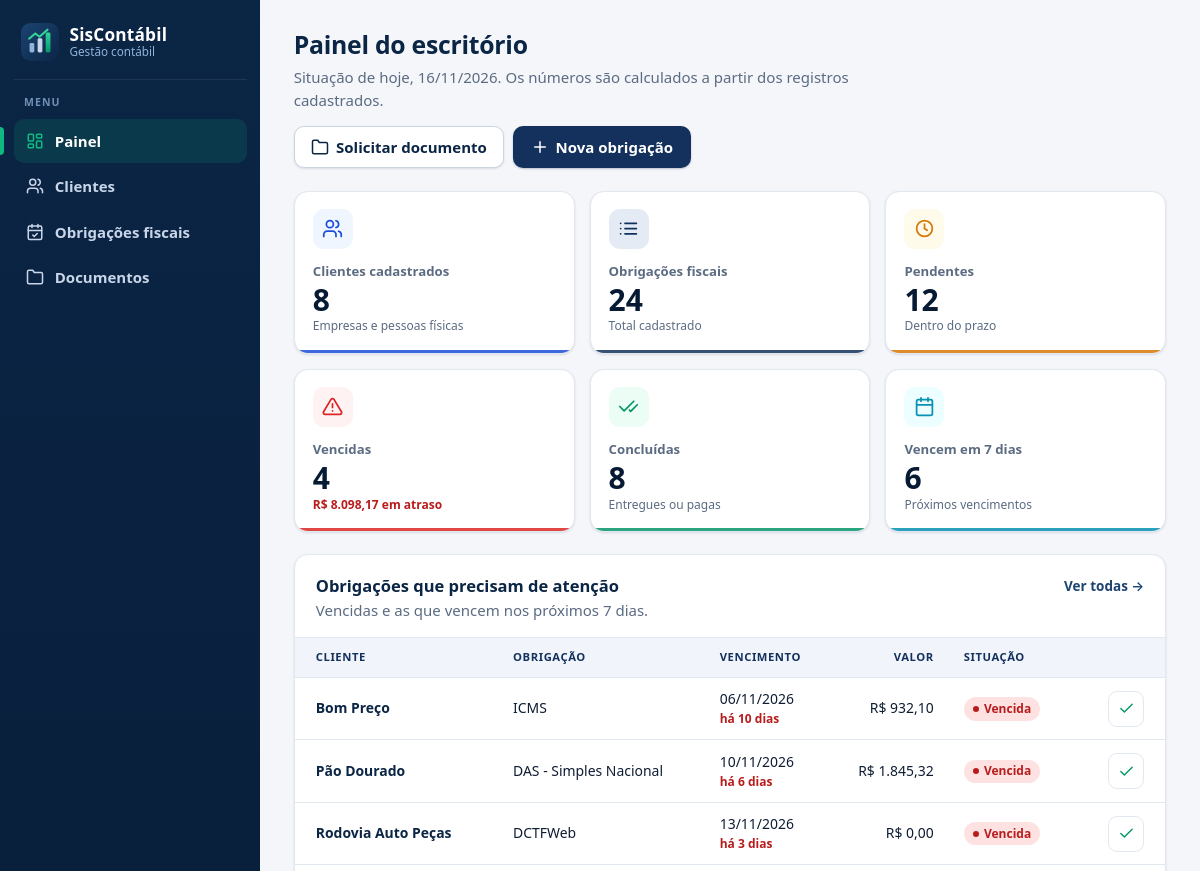
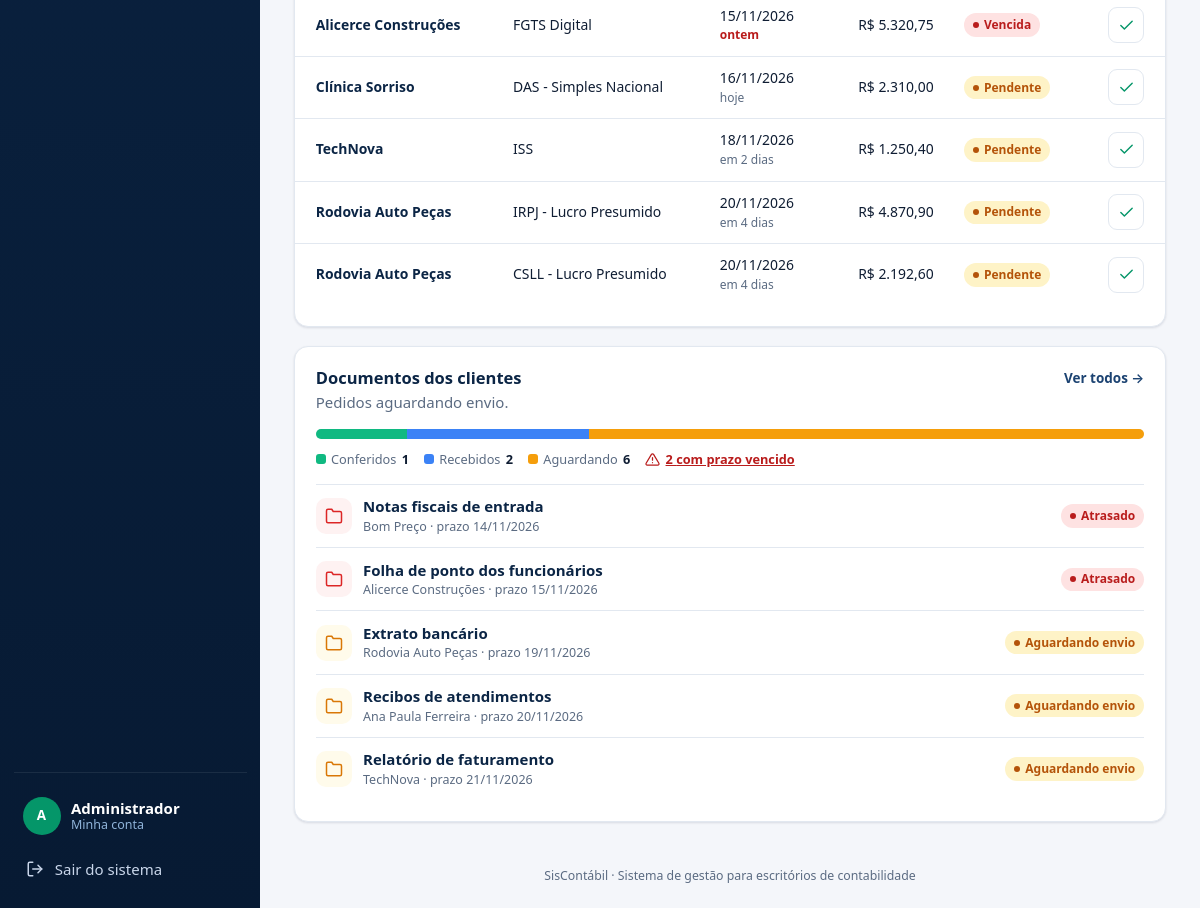
Screenshot of /index.php?r=dashboard (signed in) with the database file from the repository (2 pictures, top to bottom).
### tables this page shows
CREATE TABLE obrigacoes (
    id             INT UNSIGNED NOT NULL AUTO_INCREMENT,
    cliente_id     INT UNSIGNED NOT NULL,
    nome           VARCHAR(100) NOT NULL COMMENT 'Tipo da obrigação: DAS, FGTS, DCTFWeb...',
    descricao      TEXT         NULL,
    valor          DECIMAL(12,2) NOT NULL DEFAULT 0.00,
    vencimento     DATE         NOT NULL,
    status         ENUM('pendente','concluida') NOT NULL DEFAULT 'pendente',
    concluida_em   DATETIME     NULL,
    criado_em      DATETIME     NOT NULL DEFAULT CURRENT_TIMESTAMP,
    atualizado_em  DATETIME     NOT NULL DEFAULT CURRENT_TIMESTAMP ON UPDATE CURRENT_TIMESTAMP,
    PRIMARY KEY (id),
    KEY ix_obrigacoes_cliente (cliente_id),
    KEY ix_obrigacoes_status_vencimento (status, vencimento),
    CONSTRAINT fk_obrigacoes_cliente FOREIGN KEY (cliente_id)
        REFERENCES clientes (id) ON DELETE CASCADE ON UPDATE CASCADE,
    CONSTRAINT ck_obrigacoes_valor CHECK (valor >= 0)
);

CREATE TABLE clientes (
    id             INT UNSIGNED NOT NULL AUTO_INCREMENT,
    nome           VARCHAR(150) NOT NULL COMMENT 'Nome (pessoa física) ou razão social (empresa)',
    nome_fantasia  VARCHAR(150) NULL,
    documento      VARCHAR(14)  NOT NULL COMMENT 'CPF (11) ou CNPJ (14), só números',
    email          VARCHAR(150) NULL,
    telefone       VARCHAR(11)  NULL COMMENT 'DDD + número, só números',
    endereco       VARCHAR(200) NULL,
    cidade         VARCHAR(100) NULL,
    observacoes    TEXT         NULL,
    criado_em      DATETIME     NOT NULL DEFAULT CURRENT_TIMESTAMP,
    atualizado_em  DATETIME     NOT NULL DEFAULT CURRENT_TIMESTAMP ON UPDATE CURRENT_TIMESTAMP,
    PRIMARY KEY (id),
    UNIQUE KEY uq_clientes_documento (documento),
    KEY ix_clientes_nome (nome)
);

CREATE TABLE documentos (
    id               INT UNSIGNED NOT NULL AUTO_INCREMENT,
    cliente_id       INT UNSIGNED NOT NULL,
    titulo           VARCHAR(150) NOT NULL COMMENT 'Documento solicitado',
    descricao        TEXT         NULL,
    data_limite      DATE         NOT NULL COMMENT 'Prazo para o cliente enviar',
    situacao         ENUM('aguardando','recebido','conferido') NOT NULL DEFAULT 'aguardando',
    arquivo_nome     VARCHAR(200) NULL COMMENT 'Nome original do arquivo enviado',
    arquivo_salvo    VARCHAR(60)  NULL COMMENT 'Nome aleatório em storage/uploads',
    arquivo_tipo     VARCHAR(100) NULL,
    arquivo_tamanho  INT UNSIGNED NULL,
    enviado_em       DATETIME     NULL,
    criado_em        DATETIME     NOT NULL DEFAULT CURRENT_TIMESTAMP,
    atualizado_em    DATETIME     NOT NULL DEFAULT CURRENT_TIMESTAMP ON UPDATE CURRENT_TIMESTAMP,
    PRIMARY KEY (id),
    KEY ix_documentos_cliente (cliente_id),
    KEY ix_documentos_situacao_prazo (situacao, data_limite),
    CONSTRAINT fk_documentos_cliente FOREIGN KEY (cliente_id)
        REFERENCES clientes (id) ON DELETE CASCADE ON UPDATE CASCADE
);

### app/Views/dashboard/index.php (the view, shortened to what the rows shown need)
<div class="cabecalho">
    <div>
        <h1>Painel do escritório</h1>
    </div>
        <a class="botao botao--secundario" href="<?= e(url('documentos/form')) ?>"><?= icone('documentos') ?> Solicitar documento</a>
</div>
<div class="grade-painel">
    <section class="cartao">
        <div class="cartao__cabecalho">
            <div>
                <h2>Obrigações que precisam de atenção</h2>
            </div>
        </div>
        <?php if ($atencao === []): ?>
            <?php $mensagemVazio = 'Nenhuma obrigação vencida ou vencendo nos próximos 7 dias.'; require RAIZ . '/app/Views/partials/vazio.php'; ?>
        <?php else: ?>
            <div class="tabela-rolagem">
                <table class="tabela">
                    <thead>
                    <tr>
                        <th>Cliente</th>
                        <th>Obrigação</th>
                        <th>Vencimento</th>
                        <th class="numero">Valor</th>
                        <th>Situação</th>
                        <th><span class="oculto">Ações</span></th>
                    </tr>
                    </thead>
                    <tbody>
                    <?php foreach ($atencao as $o): ?>
                        <tr>
                            <td><a class="link-forte" href="<?= e(url('clientes/ver', ['id' => $o['cliente_id']])) ?>"><?= e(nome_cliente($o)) ?></a></td>
                            <td><?= e($o['nome']) ?></td>
                            <td>
                                <?= e(data_br($o['vencimento'])) ?>
                                <small class="prazo prazo--<?= $o['situacao'] === 'vencida' ? 'atrasado' : 'normal' ?>"><?= e(prazo_relativo($o['vencimento'])) ?></small>
                            </td>
                            <td class="numero"><?= e(dinheiro($o['valor'])) ?></td>
                            <td><?= selo_obrigacao($o['situacao']) ?></td>
                            <td class="acoes">
                                <form method="post" action="<?= e(url('obrigacoes/concluir')) ?>">
                                    <button type="submit" class="botao-icone botao-icone--sucesso" title="Marcar como concluída">
                                        <?= icone('check') ?><span class="oculto">Concluir <?= e($o['nome']) ?> de <?= e(nome_cliente($o)) ?></span>
                                    </button>
                                </form>
                            </td>
                        </tr>
                    <?php endforeach; ?>
                    </tbody>
                </table>
            </div>
        <?php endif; ?>
    </section>
    <section class="cartao">
        <div class="cartao__cabecalho">
            <div>
                <h2>Documentos dos clientes</h2>
            </div>
        </div>
        <?php if ($documentosAguardando === []): ?>
            <?php $mensagemVazio = 'Nenhum documento aguardando envio.'; require RAIZ . '/app/Views/partials/vazio.php'; ?>
        <?php else: ?>
            <ul class="lista-documentos">
                <?php foreach ($documentosAguardando as $d): ?>
                    <li>
                        <span class="lista-documentos__icone<?= $d['atrasado'] ? ' lista-documentos__icone--atrasado' : '' ?>"><?= icone('documentos') ?></span>
                        <span class="lista-documentos__texto">
                            <a class="link-forte" href="<?= e(url('documentos/form', ['id' => $d['id']])) ?>"><?= e($d['titulo']) ?></a>
                            <small><?= e(nome_cliente($d)) ?> · prazo <?= e(data_br($d['data_limite'])) ?></small>
                        </span>
                        <?= selo_documento('aguardando', (bool) $d['atrasado']) ?>
                    </li>
                <?php endforeach; ?>
            </ul>
        <?php endif; ?>
    </section>
</div>

### app/Core/helpers.php (shortened to what the rows shown need)
<?php
function config(string $chave): mixed
{
    static $config = null;
    $config ??= require RAIZ . '/app/Config/config.php';
    $valor = $config;
    foreach (explode('.', $chave) as $parte) {
        $valor = $valor[$parte];
    }
    return $valor;
}
function e(mixed $valor): string
{
    return htmlspecialchars((string) $valor, ENT_QUOTES | ENT_SUBSTITUTE, 'UTF-8');
}
function url(string $rota = 'dashboard', array $parametros = []): string
{
    $parametros = array_filter($parametros, static fn ($v) => $v !== null && $v !== '');
    $consulta = http_build_query($parametros);
    return $_SERVER['SCRIPT_NAME'] . '?r=' . $rota . ($consulta !== '' ? '&' . $consulta : '');
}
function selo(string $texto, string $tom): string
{
    return '<span class="selo selo--' . e($tom) . '">' . e($texto) . '</span>';
}
function dinheiro(mixed $valor): string
{
    return 'R$ ' . number_format((float) $valor, 2, ',', '.');
}
function data_br(?string $data): string
{
    $dt = DateTime::createFromFormat('!Y-m-d', substr($data, 0, 10));
    return $dt ? $dt->format('d/m/Y') : '—';
}
function icone(string $nome, string $classe = 'icone'): string
{
    $desenho = $desenhos[$nome] ?? '';
    return '<svg class="' . e($classe) . '" viewBox="0 0 24 24" fill="none" stroke="currentColor" stroke-width="2" '
        . 'stroke-linecap="round" stroke-linejoin="round" aria-hidden="true" focusable="false">' . $desenho . '</svg>';
}
function prazo_relativo(string $data): string
{
    $alvo = DateTime::createFromFormat('!Y-m-d', substr($data, 0, 10));
    $dias = (int) (new DateTime('today'))->diff($alvo)->format('%r%a');
    return match (true) {
        $dias === 0 => 'hoje',
        $dias === 1 => 'amanhã',
        $dias === -1 => 'ontem',
        $dias > 1 => "em {$dias} dias",
        default => 'há ' . abs($dias) . ' dias',
    };
}
function selo_obrigacao(string $situacao): string
{
    [$rotulo, $tom] = \App\Models\Obrigacao::SITUACOES[$situacao] ?? [$situacao, 'neutro'];
    return selo($rotulo, $tom);
}
function selo_documento(string $situacao, bool $atrasado = false): string
{
    if ($situacao === 'aguardando' && $atrasado) {
        return selo('Atrasado', 'perigo');
    }
    [$rotulo, $tom] = \App\Models\Documento::SITUACOES[$situacao] ?? [$situacao, 'neutro'];
    return selo($rotulo, $tom);
}
function nome_cliente(array $linha, string $prefixo = 'cliente_'): string
{
    $fantasia = $linha[$prefixo . 'fantasia'] ?? $linha['nome_fantasia'] ?? null;
    return $fantasia ?: ($linha[$prefixo . 'nome'] ?? $linha['nome'] ?? '');
}

### rows the page displays
obrigacoes: cliente.nome_fantasia "Bom Preço", nome "ICMS", vencimento "06/11/2026", vencimento "há 10 dias", valor "R$ 932,10", texto "Vencida"
obrigacoes: cliente.nome_fantasia "Pão Dourado", nome "DAS - Simples Nacional", vencimento "10/11/2026", vencimento "há 6 dias", valor "R$ 1.845,32", texto "Vencida"
obrigacoes: cliente.nome_fantasia "Rodovia Auto Peças", nome "DCTFWeb", vencimento "13/11/2026", vencimento "há 3 dias", valor "R$ 0,00", texto "Vencida"
obrigacoes: cliente.nome_fantasia "Alicerce Construções", nome "FGTS Digital", vencimento "15/11/2026", vencimento "ontem", valor "R$ 5.320,75", texto "Vencida"
obrigacoes: cliente.nome_fantasia "Clínica Sorriso", nome "DAS - Simples Nacional", vencimento "16/11/2026", vencimento "hoje", valor "R$ 2.310,00", texto "Pendente"
obrigacoes: cliente.nome_fantasia "TechNova", nome "ISS", vencimento "18/11/2026", vencimento "em 2 dias", valor "R$ 1.250,40", texto "Pendente"
obrigacoes: cliente.nome_fantasia "Rodovia Auto Peças", nome "IRPJ - Lucro Presumido", vencimento "20/11/2026", vencimento "em 4 dias", valor "R$ 4.870,90", texto "Pendente"
obrigacoes: cliente.nome_fantasia "Rodovia Auto Peças", nome "CSLL - Lucro Presumido", vencimento "20/11/2026", vencimento "em 4 dias", valor "R$ 2.192,60", texto "Pendente"
documentos: titulo "Notas fiscais de entrada", cliente.nome_fantasia "Bom Preço", data_limite "14/11/2026", texto "Atrasado"
documentos: titulo "Folha de ponto dos funcionários", cliente.nome_fantasia "Alicerce Construções", data_limite "15/11/2026", texto "Atrasado"
documentos: titulo "Extrato bancário", cliente.nome_fantasia "Rodovia Auto Peças", data_limite "19/11/2026", texto "Aguardando envio"
documentos: titulo "Recibos de atendimentos", cliente.nome "Ana Paula Ferreira", data_limite "20/11/2026", texto "Aguardando envio"
documentos: titulo "Relatório de faturamento", cliente.nome_fantasia "TechNova", data_limite "21/11/2026", texto "Aguardando envio"

### other values shown
config('app.nome') "SisContábil"
$rotulo "Painel"
$rotulo "Clientes"
$rotulo "Obrigações fiscais"
$rotulo "Documentos"
$iniciais "A"
$usuarioLogado['nome'] "Administrador"
data_br(hoje()) "16/11/2026"
$rotulo "Clientes cadastrados"
$valor "8"
$detalhe "Empresas e pessoas físicas"
$valor "24"
$detalhe "Total cadastrado"
$rotulo "Pendentes"
$valor "12"
